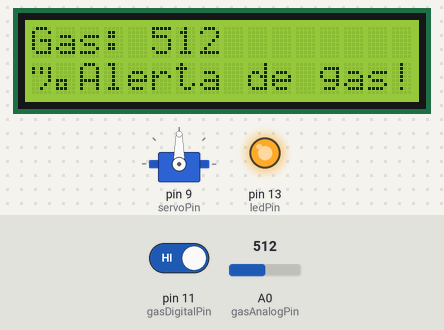
Simulated run of this sketch. Board: Arduino Uno, built with avr-gcc and run on an emulated ATmega328P. Parts: servo, 16×2 character LCD, output pins drawn as LEDs (lit = HIGH). Inputs (shaded band) come from the test bench; at power-on: A0 (gasAnalogPin) = 512, pin 11 (gasDigitalPin) HIGH. What the sketch prints to the serial monitor is not drawn.

Above: at 3.2 s.
3.3 s: A0 (gasAnalogPin) set to 314
At 5.2 s:
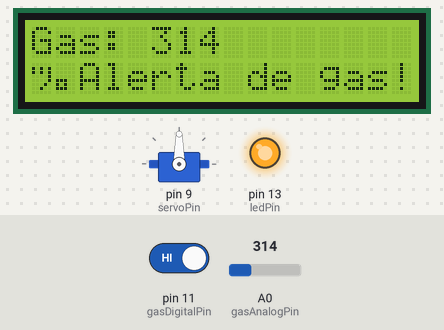
5.6 s: A0 (gasAnalogPin) set to 291
At 6.7 s:
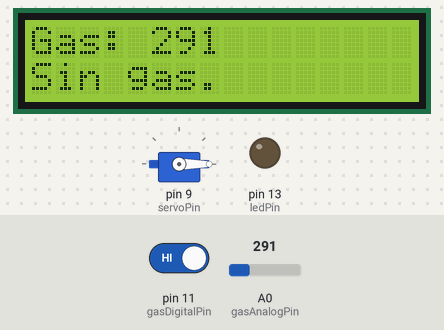
7.7 s: pin 11 (gasDigitalPin) driven LOW
At 9.4 s:
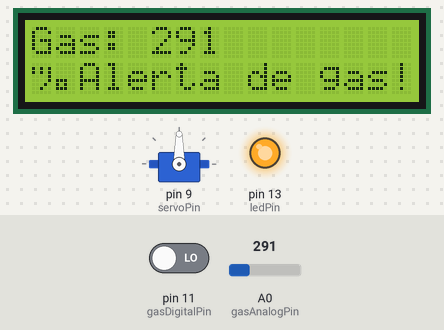
12.9 s: A0 (gasAnalogPin) set to 306
At 14.8 s:
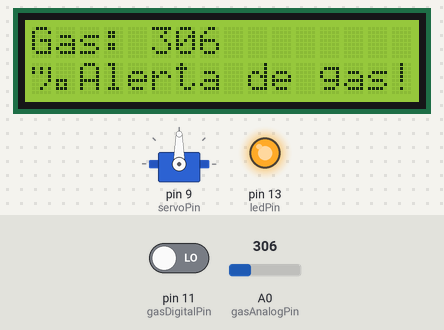
Timing chart, 0 to 15.9 s (numbered marks = the images above; inputs shaded):
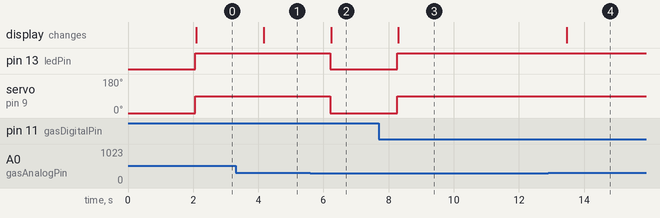

The sketch:

GasAlertNewcodigo.ino
```cpp
#include <LiquidCrystal.h>
#include <Servo.h>
#include <SoftwareSerial.h>

// ---------- Configuración de Pines ---------- //
LiquidCrystal lcd(2, 3, 4, 5, 6, 7);

// Sensor MQ6
const int gasAnalogPin = A0;
const int gasDigitalPin = 11;

// Actuadores
const int ledPin = 13;
const int servoPin = 9;

// ---------- Configuración Bluetooth ---------- //
#define BT_RX 8   // RX del Arduino ← TX del HC-05
#define BT_TX 10  // TX del Arduino → RX del HC-05
SoftwareSerial bluetooth(BT_RX, BT_TX);

// ---------- Objetos y variables ---------- //
Servo miServo;
const int umbralGas = 300;
String receivedData = "";

void setup() {
  Serial.begin(9600);
  bluetooth.begin(9600);

  pinMode(gasDigitalPin, INPUT);
  pinMode(ledPin, OUTPUT);

  miServo.attach(servoPin);
  miServo.write(0);

  lcd.begin(16, 2);
  lcd.setCursor(0, 0);
  lcd.print("Inicializando...");
  delay(2000);
}

void loop() {

  // ----- Lectura del MQ6 -----
  int valorAnalogico = analogRead(gasAnalogPin);
  int valorDigital = digitalRead(gasDigitalPin);

  // ----- Mostrar en LCD -----
  lcd.clear();
  lcd.setCursor(0, 0);
  lcd.print("Gas: ");
  lcd.print(valorAnalogico);

  if (valorAnalogico > umbralGas || valorDigital == LOW) {
    digitalWrite(ledPin, HIGH);
    miServo.write(90);
    lcd.setCursor(0, 1);
    lcd.print("¡Alerta de gas!");
  } else {
    digitalWrite(ledPin, LOW);
    miServo.write(0);
    lcd.setCursor(0, 1);
    lcd.print("Sin gas.");
  }

  // ----- Enviar datos por Serial -----
  Serial.print("A0: ");
  Serial.print(valorAnalogico);
  Serial.print(" | D0: ");
  Serial.println(valorDigital);

  // ----- ENVIAR DATOS AL BLUETOOTH (para Flutter) -----
  bluetooth.print("A0:");
  bluetooth.print(valorAnalogico);
  bluetooth.print(",D0:");
  bluetooth.print(valorDigital);
  bluetooth.print(",Estado:");

  if (valorAnalogico > umbralGas || valorDigital == LOW) {
    bluetooth.println("Alerta");
  } else {
    bluetooth.println("OK");
  }
  // Ejemplo de salida:
  // A0:350,D0:0,Estado:Alerta

  // ----- Comandos desde Flutter -----
  if (bluetooth.available()) {
    char c = bluetooth.read();
    if (c == '\n') {
      processBluetoothCommand(receivedData);
      receivedData = "";
    } else {
      receivedData += c;
    }
  }

  delay(1000);
}

void processBluetoothCommand(String command) {
  Serial.print("Cmd: ");
  Serial.println(command);

  if (command == "abrir") {
    miServo.write(90);
    bluetooth.println("Ventana abierta");
  }

  if (command == "cerrar") {
    miServo.write(0);
    bluetooth.println("Ventana cerrada");
  }
}
```

Measured:
- the behaviour switches between 301 and 300 on A0 (gasAnalogPin) (found by bisection; images 1 and 2)
- after the input at 3.3 s, the display: changes after 0.87 s (image 1)
- after the input at 5.6 s, pin 13 (ledPin): HIGH → LOW after 0.61 s; servo on pin 9 (servoPin): 90° → 0° after 0.61 s; the display: changes after 0.63 s (image 2)
- after the input at 7.7 s, pin 13 (ledPin): LOW → HIGH after 0.57 s; servo on pin 9 (servoPin): 0° → 90° after 0.57 s; the display: changes after 0.60 s (image 3)
- after the input at 12.9 s, the display: changes after 0.57 s (image 4)
